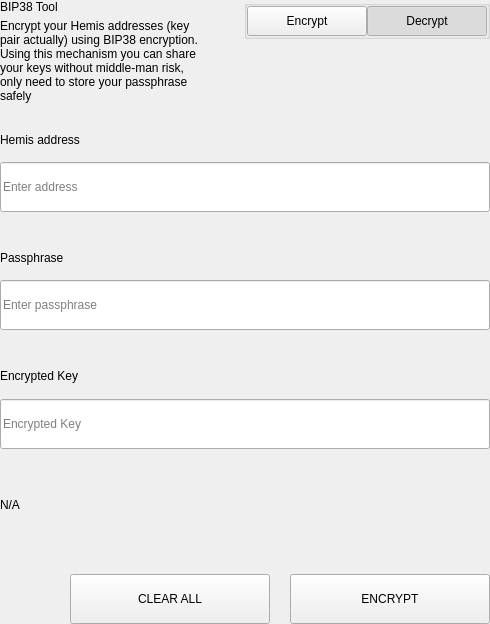
<?xml version="1.0" encoding="UTF-8"?>
<ui version="4.0">
 <class>SettingsBitToolWidget</class>
 <widget class="QWidget" name="SettingsBitToolWidget">
  <property name="geometry">
   <rect>
    <x>0</x>
    <y>0</y>
    <width>490</width>
    <height>624</height>
   </rect>
  </property>
  <property name="windowTitle">
   <string notr="true">N/A</string>
  </property>
  <layout class="QVBoxLayout" name="verticalLayout">
   <property name="spacing">
    <number>0</number>
   </property>
   <property name="leftMargin">
    <number>0</number>
   </property>
   <property name="topMargin">
    <number>0</number>
   </property>
   <property name="rightMargin">
    <number>0</number>
   </property>
   <property name="bottomMargin">
    <number>0</number>
   </property>
   <item>
    <widget class="QWidget" name="left" native="true">
     <layout class="QVBoxLayout" name="verticalLayout_3">
      <property name="leftMargin">
       <number>0</number>
      </property>
      <property name="topMargin">
       <number>0</number>
      </property>
      <property name="rightMargin">
       <number>0</number>
      </property>
      <property name="bottomMargin">
       <number>0</number>
      </property>
      <item>
       <layout class="QVBoxLayout" name="verticalLayout_2">
        <property name="spacing">
         <number>0</number>
        </property>
        <item>
         <layout class="QHBoxLayout" name="horizontalLayout_3" stretch="3,1">
          <property name="spacing">
           <number>40</number>
          </property>
          <item>
           <layout class="QVBoxLayout" name="verticalLayoutTitle">
            <property name="spacing">
             <number>5</number>
            </property>
            <item>
             <widget class="QLabel" name="labelTitle">
              <property name="text">
               <string>BIP38 Tool</string>
              </property>
             </widget>
            </item>
            <item>
             <widget class="QLabel" name="labelSubtitle1">
              <property name="text">
               <string>Encrypt your Hemis addresses (key pair actually) using BIP38 encryption.
Using this mechanism you can share your keys without middle-man risk, only need to store your passphrase safely</string>
              </property>
              <property name="wordWrap">
               <bool>true</bool>
              </property>
             </widget>
            </item>
           </layout>
          </item>
          <item alignment="Qt::AlignTop">
           <widget class="QGroupBox" name="groupBox">
            <property name="title">
             <string/>
            </property>
            <property name="alignment">
             <set>Qt::AlignLeading|Qt::AlignLeft|Qt::AlignTop</set>
            </property>
            <layout class="QHBoxLayout" name="horizontalLayout_4">
             <property name="spacing">
              <number>0</number>
             </property>
             <property name="leftMargin">
              <number>0</number>
             </property>
             <property name="topMargin">
              <number>0</number>
             </property>
             <property name="rightMargin">
              <number>0</number>
             </property>
             <property name="bottomMargin">
              <number>0</number>
             </property>
             <item>
              <spacer name="horizontalSpacer">
               <property name="orientation">
                <enum>Qt::Horizontal</enum>
               </property>
               <property name="sizeHint" stdset="0">
                <size>
                 <width>40</width>
                 <height>20</height>
                </size>
               </property>
              </spacer>
             </item>
             <item>
              <widget class="QPushButton" name="pushLeft">
               <property name="minimumSize">
                <size>
                 <width>120</width>
                 <height>30</height>
                </size>
               </property>
               <property name="maximumSize">
                <size>
                 <width>120</width>
                 <height>30</height>
                </size>
               </property>
               <property name="focusPolicy">
                <enum>Qt::NoFocus</enum>
               </property>
               <property name="text">
                <string>Encrypt</string>
               </property>
               <property name="checkable">
                <bool>true</bool>
               </property>
               <property name="autoExclusive">
                <bool>true</bool>
               </property>
              </widget>
             </item>
             <item>
              <widget class="QPushButton" name="pushRight">
               <property name="minimumSize">
                <size>
                 <width>120</width>
                 <height>30</height>
                </size>
               </property>
               <property name="maximumSize">
                <size>
                 <width>120</width>
                 <height>30</height>
                </size>
               </property>
               <property name="focusPolicy">
                <enum>Qt::NoFocus</enum>
               </property>
               <property name="text">
                <string>Decrypt</string>
               </property>
               <property name="checkable">
                <bool>true</bool>
               </property>
               <property name="checked">
                <bool>true</bool>
               </property>
               <property name="autoExclusive">
                <bool>true</bool>
               </property>
              </widget>
             </item>
            </layout>
           </widget>
          </item>
         </layout>
        </item>
        <item>
         <widget class="QStackedWidget" name="stackedWidget">
          <property name="currentIndex">
           <number>1</number>
          </property>
          <widget class="QWidget" name="pageDecrypt">
           <layout class="QVBoxLayout" name="verticalLayout_5">
            <property name="spacing">
             <number>0</number>
            </property>
            <property name="leftMargin">
             <number>0</number>
            </property>
            <property name="topMargin">
             <number>0</number>
            </property>
            <property name="rightMargin">
             <number>0</number>
            </property>
            <property name="bottomMargin">
             <number>0</number>
            </property>
            <item>
             <widget class="QWidget" name="widget" native="true">
              <property name="minimumSize">
               <size>
                <width>0</width>
                <height>100</height>
               </size>
              </property>
              <layout class="QVBoxLayout" name="verticalLayout_4">
               <property name="spacing">
                <number>0</number>
               </property>
               <property name="leftMargin">
                <number>0</number>
               </property>
               <property name="topMargin">
                <number>0</number>
               </property>
               <property name="rightMargin">
                <number>0</number>
               </property>
               <property name="bottomMargin">
                <number>0</number>
               </property>
               <item>
                <spacer name="verticalSpacer_2">
                 <property name="orientation">
                  <enum>Qt::Vertical</enum>
                 </property>
                 <property name="sizeType">
                  <enum>QSizePolicy::Fixed</enum>
                 </property>
                 <property name="sizeHint" stdset="0">
                  <size>
                   <width>20</width>
                   <height>20</height>
                  </size>
                 </property>
                </spacer>
               </item>
               <item>
                <layout class="QHBoxLayout" name="horizontalLayout_6" stretch="2">
                 <property name="spacing">
                  <number>0</number>
                 </property>
                 <item>
                  <layout class="QVBoxLayout" name="verticalLayout_7">
                   <property name="spacing">
                    <number>9</number>
                   </property>
                   <item>
                    <widget class="QLabel" name="labelSubtitleKey">
                     <property name="minimumSize">
                      <size>
                       <width>0</width>
                       <height>20</height>
                      </size>
                     </property>
                     <property name="maximumSize">
                      <size>
                       <width>16777215</width>
                       <height>20</height>
                      </size>
                     </property>
                     <property name="text">
                      <string>Encrypted key</string>
                     </property>
                    </widget>
                   </item>
                   <item>
                    <widget class="QLineEdit" name="lineEditKey">
                     <property name="minimumSize">
                      <size>
                       <width>0</width>
                       <height>50</height>
                      </size>
                     </property>
                     <property name="maximumSize">
                      <size>
                       <width>16777215</width>
                       <height>50</height>
                      </size>
                     </property>
                     <property name="placeholderText">
                      <string>Enter a encrypted key</string>
                     </property>
                    </widget>
                   </item>
                  </layout>
                 </item>
                </layout>
               </item>
               <item>
                <spacer name="verticalSpacer_3">
                 <property name="orientation">
                  <enum>Qt::Vertical</enum>
                 </property>
                 <property name="sizeType">
                  <enum>QSizePolicy::Fixed</enum>
                 </property>
                 <property name="sizeHint" stdset="0">
                  <size>
                   <width>20</width>
                   <height>20</height>
                  </size>
                 </property>
                </spacer>
               </item>
               <item>
                <layout class="QVBoxLayout" name="verticalLayout_9">
                 <property name="spacing">
                  <number>9</number>
                 </property>
                 <item>
                  <widget class="QLabel" name="labelSubtitlePassphrase">
                   <property name="maximumSize">
                    <size>
                     <width>16777215</width>
                     <height>20</height>
                    </size>
                   </property>
                   <property name="text">
                    <string>Passphrase</string>
                   </property>
                  </widget>
                 </item>
                 <item>
                  <widget class="QLineEdit" name="lineEditPassphrase">
                   <property name="minimumSize">
                    <size>
                     <width>0</width>
                     <height>50</height>
                    </size>
                   </property>
                   <property name="maximumSize">
                    <size>
                     <width>16777215</width>
                     <height>50</height>
                    </size>
                   </property>
                   <property name="placeholderText">
                    <string>Enter a passphrase</string>
                   </property>
                  </widget>
                 </item>
                </layout>
               </item>
               <item>
                <spacer name="verticalSpacer_4">
                 <property name="orientation">
                  <enum>Qt::Vertical</enum>
                 </property>
                 <property name="sizeType">
                  <enum>QSizePolicy::Fixed</enum>
                 </property>
                 <property name="sizeHint" stdset="0">
                  <size>
                   <width>20</width>
                   <height>20</height>
                  </size>
                 </property>
                </spacer>
               </item>
               <item>
                <widget class="QWidget" name="widget_3" native="true">
                 <property name="sizePolicy">
                  <sizepolicy hsizetype="Preferred" vsizetype="Fixed">
                   <horstretch>0</horstretch>
                   <verstretch>0</verstretch>
                  </sizepolicy>
                 </property>
                 <layout class="QVBoxLayout" name="verticalLayout_10">
                  <property name="spacing">
                   <number>9</number>
                  </property>
                  <property name="leftMargin">
                   <number>0</number>
                  </property>
                  <property name="topMargin">
                   <number>0</number>
                  </property>
                  <property name="rightMargin">
                   <number>0</number>
                  </property>
                  <property name="bottomMargin">
                   <number>0</number>
                  </property>
                  <item>
                   <widget class="QLabel" name="labelSubtitleDecryptResult">
                    <property name="minimumSize">
                     <size>
                      <width>0</width>
                      <height>20</height>
                     </size>
                    </property>
                    <property name="maximumSize">
                     <size>
                      <width>16777215</width>
                      <height>20</height>
                     </size>
                    </property>
                    <property name="text">
                     <string>Decrypted address result</string>
                    </property>
                   </widget>
                  </item>
                  <item>
                   <widget class="QWidget" name="widget_4" native="true">
                    <layout class="QHBoxLayout" name="horizontalLayout" stretch="6,0,1">
                     <property name="spacing">
                      <number>0</number>
                     </property>
                     <property name="leftMargin">
                      <number>0</number>
                     </property>
                     <property name="topMargin">
                      <number>0</number>
                     </property>
                     <property name="rightMargin">
                      <number>0</number>
                     </property>
                     <property name="bottomMargin">
                      <number>0</number>
                     </property>
                     <item alignment="Qt::AlignVCenter">
                      <widget class="QLineEdit" name="lineEditDecryptResult">
                       <property name="minimumSize">
                        <size>
                         <width>0</width>
                         <height>50</height>
                        </size>
                       </property>
                       <property name="maximumSize">
                        <size>
                         <width>16777215</width>
                         <height>50</height>
                        </size>
                       </property>
                       <property name="placeholderText">
                        <string>Decrypted Address</string>
                       </property>
                      </widget>
                     </item>
                     <item>
                      <spacer name="horizontalSpacer_4">
                       <property name="orientation">
                        <enum>Qt::Horizontal</enum>
                       </property>
                       <property name="sizeType">
                        <enum>QSizePolicy::Fixed</enum>
                       </property>
                       <property name="sizeHint" stdset="0">
                        <size>
                         <width>20</width>
                         <height>50</height>
                        </size>
                       </property>
                      </spacer>
                     </item>
                     <item>
                      <widget class="QPushButton" name="pushButtonImport">
                       <property name="minimumSize">
                        <size>
                         <width>140</width>
                         <height>40</height>
                        </size>
                       </property>
                       <property name="text">
                        <string>Import Address</string>
                       </property>
                      </widget>
                     </item>
                    </layout>
                   </widget>
                  </item>
                 </layout>
                </widget>
               </item>
               <item>
                <widget class="QLabel" name="statusLabel_DEC">
                 <property name="maximumSize">
                  <size>
                   <width>16777215</width>
                   <height>40</height>
                  </size>
                 </property>
                 <property name="text">
                  <string/>
                 </property>
                </widget>
               </item>
               <item>
                <spacer name="verticalSpacer">
                 <property name="orientation">
                  <enum>Qt::Vertical</enum>
                 </property>
                 <property name="sizeType">
                  <enum>QSizePolicy::Preferred</enum>
                 </property>
                 <property name="sizeHint" stdset="0">
                  <size>
                   <width>20</width>
                   <height>20</height>
                  </size>
                 </property>
                </spacer>
               </item>
               <item>
                <layout class="QHBoxLayout" name="horizontalLayout_7">
                 <property name="spacing">
                  <number>0</number>
                 </property>
                 <item>
                  <spacer name="horizontalSpacer_5">
                   <property name="orientation">
                    <enum>Qt::Horizontal</enum>
                   </property>
                   <property name="sizeType">
                    <enum>QSizePolicy::Expanding</enum>
                   </property>
                   <property name="sizeHint" stdset="0">
                    <size>
                     <width>40</width>
                     <height>20</height>
                    </size>
                   </property>
                  </spacer>
                 </item>
                 <item>
                  <widget class="QPushButton" name="pushButtonDecryptClear">
                   <property name="minimumSize">
                    <size>
                     <width>200</width>
                     <height>50</height>
                    </size>
                   </property>
                   <property name="maximumSize">
                    <size>
                     <width>200</width>
                     <height>50</height>
                    </size>
                   </property>
                   <property name="text">
                    <string>CLEAR</string>
                   </property>
                  </widget>
                 </item>
                 <item>
                  <spacer name="horizontalSpacer_3">
                   <property name="orientation">
                    <enum>Qt::Horizontal</enum>
                   </property>
                   <property name="sizeType">
                    <enum>QSizePolicy::Fixed</enum>
                   </property>
                   <property name="sizeHint" stdset="0">
                    <size>
                     <width>20</width>
                     <height>20</height>
                    </size>
                   </property>
                  </spacer>
                 </item>
                 <item>
                  <widget class="QPushButton" name="pushButtonDecrypt">
                   <property name="minimumSize">
                    <size>
                     <width>200</width>
                     <height>50</height>
                    </size>
                   </property>
                   <property name="maximumSize">
                    <size>
                     <width>200</width>
                     <height>50</height>
                    </size>
                   </property>
                   <property name="text">
                    <string>DECRYPT KEY</string>
                   </property>
                  </widget>
                 </item>
                </layout>
               </item>
              </layout>
             </widget>
            </item>
           </layout>
          </widget>
          <widget class="QWidget" name="pageEncrypt">
           <layout class="QVBoxLayout" name="verticalLayout_11">
            <property name="spacing">
             <number>0</number>
            </property>
            <property name="leftMargin">
             <number>0</number>
            </property>
            <property name="topMargin">
             <number>0</number>
            </property>
            <property name="rightMargin">
             <number>0</number>
            </property>
            <property name="bottomMargin">
             <number>0</number>
            </property>
            <item>
             <spacer name="verticalSpacer_8">
              <property name="orientation">
               <enum>Qt::Vertical</enum>
              </property>
              <property name="sizeType">
               <enum>QSizePolicy::Fixed</enum>
              </property>
              <property name="sizeHint" stdset="0">
               <size>
                <width>20</width>
                <height>20</height>
               </size>
              </property>
             </spacer>
            </item>
            <item>
             <widget class="QWidget" name="containerAddressEnc" native="true">
              <layout class="QVBoxLayout" name="containerAddressEncLayout">
               <property name="spacing">
                <number>5</number>
               </property>
               <property name="leftMargin">
                <number>0</number>
               </property>
               <property name="topMargin">
                <number>0</number>
               </property>
               <property name="rightMargin">
                <number>0</number>
               </property>
               <property name="bottomMargin">
                <number>0</number>
               </property>
               <item>
                <widget class="QLabel" name="labelSubtitleAddress">
                 <property name="minimumSize">
                  <size>
                   <width>0</width>
                   <height>20</height>
                  </size>
                 </property>
                 <property name="maximumSize">
                  <size>
                   <width>16777215</width>
                   <height>20</height>
                  </size>
                 </property>
                 <property name="text">
                  <string>Hemis address</string>
                 </property>
                </widget>
               </item>
               <item>
                <widget class="QLineEdit" name="addressIn_ENC">
                 <property name="minimumSize">
                  <size>
                   <width>0</width>
                   <height>50</height>
                  </size>
                 </property>
                 <property name="placeholderText">
                  <string>Enter address</string>
                 </property>
                </widget>
               </item>
              </layout>
             </widget>
            </item>
            <item>
             <spacer name="verticalSpacer_6">
              <property name="orientation">
               <enum>Qt::Vertical</enum>
              </property>
              <property name="sizeType">
               <enum>QSizePolicy::Fixed</enum>
              </property>
              <property name="sizeHint" stdset="0">
               <size>
                <width>20</width>
                <height>20</height>
               </size>
              </property>
             </spacer>
            </item>
            <item>
             <widget class="QWidget" name="containerAddress" native="true">
              <layout class="QHBoxLayout" name="horizontalLayout_9" stretch="2">
               <property name="spacing">
                <number>0</number>
               </property>
               <property name="leftMargin">
                <number>0</number>
               </property>
               <property name="topMargin">
                <number>0</number>
               </property>
               <property name="rightMargin">
                <number>0</number>
               </property>
               <property name="bottomMargin">
                <number>0</number>
               </property>
               <item>
                <layout class="QVBoxLayout" name="verticalLayout_8">
                 <property name="spacing">
                  <number>5</number>
                 </property>
                 <item>
                  <widget class="QLabel" name="labelSubtitleMessage">
                   <property name="minimumSize">
                    <size>
                     <width>0</width>
                     <height>20</height>
                    </size>
                   </property>
                   <property name="maximumSize">
                    <size>
                     <width>16777215</width>
                     <height>20</height>
                    </size>
                   </property>
                   <property name="text">
                    <string>Passphrase</string>
                   </property>
                  </widget>
                 </item>
                 <item>
                  <widget class="QLineEdit" name="passphraseIn_ENC">
                   <property name="minimumSize">
                    <size>
                     <width>0</width>
                     <height>50</height>
                    </size>
                   </property>
                   <property name="maximumSize">
                    <size>
                     <width>16777215</width>
                     <height>50</height>
                    </size>
                   </property>
                   <property name="placeholderText">
                    <string>Enter passphrase</string>
                   </property>
                  </widget>
                 </item>
                </layout>
               </item>
              </layout>
             </widget>
            </item>
            <item>
             <spacer name="verticalSpacer_7">
              <property name="orientation">
               <enum>Qt::Vertical</enum>
              </property>
              <property name="sizeType">
               <enum>QSizePolicy::Fixed</enum>
              </property>
              <property name="sizeHint" stdset="0">
               <size>
                <width>20</width>
                <height>20</height>
               </size>
              </property>
             </spacer>
            </item>
            <item>
             <widget class="QWidget" name="widget_2" native="true">
              <property name="minimumSize">
               <size>
                <width>0</width>
                <height>75</height>
               </size>
              </property>
              <property name="maximumSize">
               <size>
                <width>16777215</width>
                <height>16777215</height>
               </size>
              </property>
              <layout class="QVBoxLayout" name="verticalLayout_6">
               <property name="leftMargin">
                <number>0</number>
               </property>
               <property name="topMargin">
                <number>0</number>
               </property>
               <property name="rightMargin">
                <number>0</number>
               </property>
               <property name="bottomMargin">
                <number>0</number>
               </property>
               <item>
                <widget class="QLabel" name="labelSubtitleEncryptedKey">
                 <property name="minimumSize">
                  <size>
                   <width>0</width>
                   <height>20</height>
                  </size>
                 </property>
                 <property name="maximumSize">
                  <size>
                   <width>16777215</width>
                   <height>20</height>
                  </size>
                 </property>
                 <property name="text">
                  <string>Encrypted Key</string>
                 </property>
                </widget>
               </item>
               <item>
                <widget class="QLineEdit" name="encryptedKeyOut_ENC">
                 <property name="minimumSize">
                  <size>
                   <width>0</width>
                   <height>50</height>
                  </size>
                 </property>
                 <property name="placeholderText">
                  <string>Encrypted Key</string>
                 </property>
                </widget>
               </item>
              </layout>
             </widget>
            </item>
            <item>
             <widget class="QLabel" name="statusLabel_ENC">
              <property name="text">
               <string notr="true">N/A</string>
              </property>
             </widget>
            </item>
            <item>
             <spacer name="verticalSpacer_5">
              <property name="orientation">
               <enum>Qt::Vertical</enum>
              </property>
              <property name="sizeType">
               <enum>QSizePolicy::Fixed</enum>
              </property>
              <property name="sizeHint" stdset="0">
               <size>
                <width>20</width>
                <height>20</height>
               </size>
              </property>
             </spacer>
            </item>
            <item>
             <layout class="QHBoxLayout" name="horizontalLayout_8">
              <property name="spacing">
               <number>0</number>
              </property>
              <item>
               <spacer name="horizontalSpacer_6">
                <property name="orientation">
                 <enum>Qt::Horizontal</enum>
                </property>
                <property name="sizeType">
                 <enum>QSizePolicy::Expanding</enum>
                </property>
                <property name="sizeHint" stdset="0">
                 <size>
                  <width>40</width>
                  <height>20</height>
                 </size>
                </property>
               </spacer>
              </item>
              <item>
               <widget class="QPushButton" name="pushButtonClear">
                <property name="minimumSize">
                 <size>
                  <width>200</width>
                  <height>50</height>
                 </size>
                </property>
                <property name="focusPolicy">
                 <enum>Qt::NoFocus</enum>
                </property>
                <property name="text">
                 <string>CLEAR ALL</string>
                </property>
               </widget>
              </item>
              <item>
               <spacer name="horizontalSpacer_2">
                <property name="orientation">
                 <enum>Qt::Horizontal</enum>
                </property>
                <property name="sizeType">
                 <enum>QSizePolicy::Fixed</enum>
                </property>
                <property name="sizeHint" stdset="0">
                 <size>
                  <width>20</width>
                  <height>20</height>
                 </size>
                </property>
               </spacer>
              </item>
              <item>
               <widget class="QPushButton" name="pushButtonEncrypt">
                <property name="minimumSize">
                 <size>
                  <width>200</width>
                  <height>50</height>
                 </size>
                </property>
                <property name="maximumSize">
                 <size>
                  <width>200</width>
                  <height>50</height>
                 </size>
                </property>
                <property name="focusPolicy">
                 <enum>Qt::NoFocus</enum>
                </property>
                <property name="text">
                 <string>ENCRYPT</string>
                </property>
               </widget>
              </item>
             </layout>
            </item>
           </layout>
          </widget>
         </widget>
        </item>
       </layout>
      </item>
     </layout>
    </widget>
   </item>
  </layout>
 </widget>
 <resources/>
 <connections/>
</ui>
